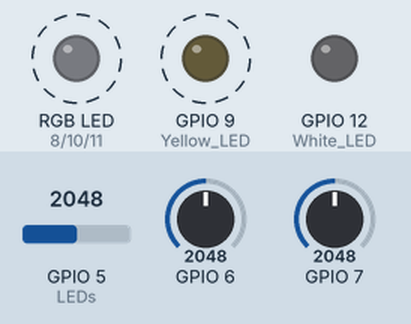
Simulated run of this program. Board: ESP32-S3. Shown: an RGB LED mixed from three pins (HIGH = lit), output pins drawn as LEDs (lit = HIGH). Dashed ring = blinking. The test bench sets the inputs (shaded band); at power-on: GPIO 5 (LEDs) = 2048, GPIO 7 = 2048, GPIO 6 = 2048. Dim RGB values are drawn brighter than linear.

Above: at 1.8 s.
1.9 s: GPIO 5 (LEDs) set to 2866
At 2.4 s:
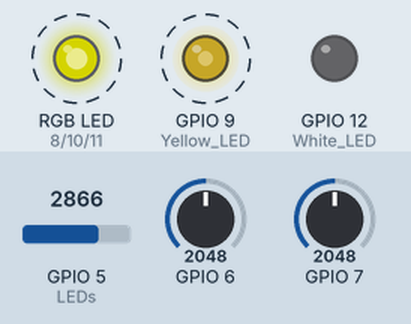
6.0 s: GPIO 7 set to 2866
10.1 s: GPIO 5 (LEDs) set to 3603
At 10.5 s:
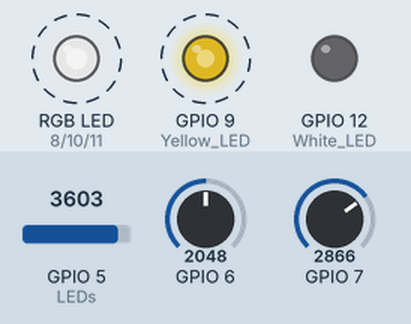
14.2 s: GPIO 7 set to 3603
18.3 s: GPIO 5 (LEDs) set to 4095
At 19.6 s:
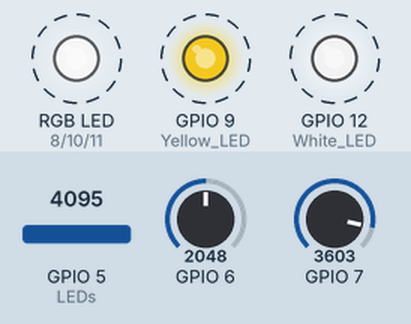
22.4 s: GPIO 7 set to 2047
Timing chart, 0 to 27.5 s (numbered marks = the images above; inputs shaded):
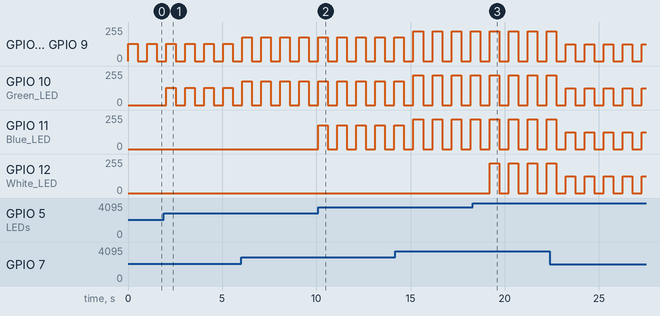

Measured:
- after the input at 1.9 s, GPIO 10 (Green_LED): alternates 128/255 for 0.51 s and 0/255 for 0.51 s, starting after 0.12 s
- after the input at 10.1 s, GPIO 11 (Blue_LED): alternates 179/255 for 0.51 s and 0/255 for 0.51 s, starting at once
- after the input at 18.3 s, GPIO 12 (White_LED): alternates 225/255 for 0.51 s and 0/255 for 0.51 s, starting after 0.90 s
- by itself, GPIO 8 (Red_LED), GPIO 9 (Yellow_LED): alternates 127/255 for 0.51 s and 0/255 for 0.51 s

The program:

main.cpp
```cpp
#include <Arduino.h>

void setup() {
  pinMode(8, OUTPUT); // Red LED
  pinMode(9, OUTPUT); // Yellow LED
  pinMode(10, OUTPUT); // Green LED
  pinMode(11, OUTPUT); // Blue LED
  pinMode(12, OUTPUT); // White LED
}

void loop() {
  int brightness = analogRead(7) / 16; // Brightness range: 0-255 (8-bit PWM value)
  int period = analogRead(6) / 4.1363 + 10; // Blink period: 10-1000 (ms)
  int color = analogRead(5) / 819; // Color range: 0-5 (# of LEDs turned on at a time)

  for (int i = 1; i <= 5; i++) { // More pins will be lighted up with a higher color value
    if (color >= i) {
      analogWrite(i + 7, brightness);
    }
  }

  delay(period);

  for (int i = 12; i >= 8; i--) { // Turns off all LEDs regardless of color value
    analogWrite(i, 0);
  }

  delay(period);
}
```
